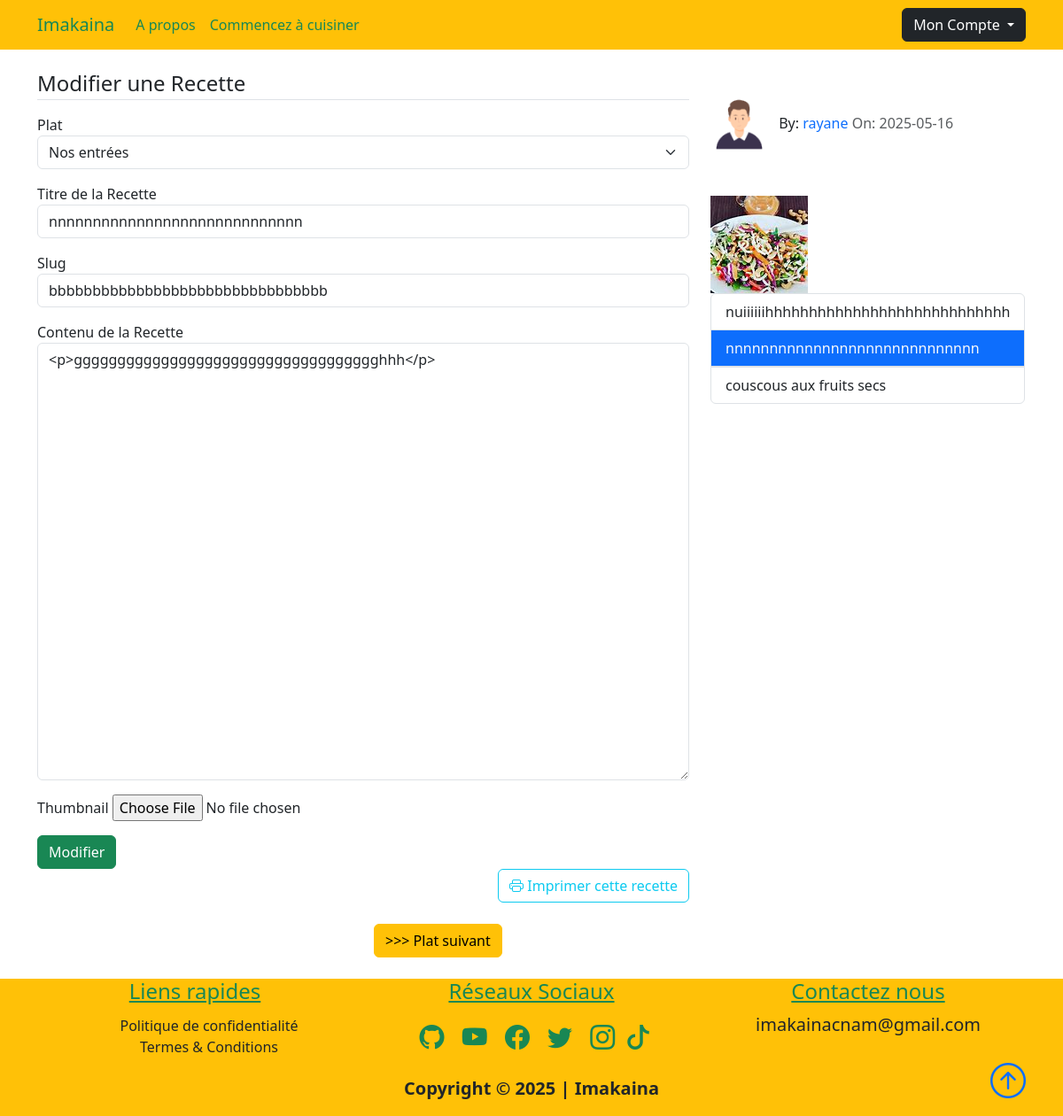
The app's page /Nos entrées/bbbbbbbbbbbbbbbbbbbbbbbbbbbbbbbb/update (signed in) with its own data.
### projet/models.py (models this page shows, shortened)
class Recette(db.Model):
    id = db.Column(db.Integer, primary_key=True, autoincrement=True)
    title = db.Column(db.String(100), nullable=False)
    date_posted = db.Column(db.DateTime, nullable=False, default=datetime.utcnow)
    content = db.Column(db.Text, nullable=False)
    thumbnail = db.Column(db.String(20), nullable=False, default="default_thumbnail.jpg" )
    slug = db.Column(db.String(32), nullable=False)
    is_approved = db.Column(db.Boolean, default=False)
    user_id = db.Column(db.Integer, db.ForeignKey("user.id"), nullable=False)
    plat_id = db.Column(db.Integer, db.ForeignKey("plat.id"), nullable=False)

class User(db.Model, UserMixin):
    id = db.Column(db.Integer, primary_key=True, autoincrement=True)
    fname = db.Column(db.String(25), nullable=False)
    lname = db.Column(db.String(25), nullable=False)
    username = db.Column(db.String(25), unique=True, nullable=False)
    email = db.Column(db.String(125), unique=True, nullable=False)
    image_file = db.Column(db.String(20), nullable=False, default="default.png")
    bio = db.Column(db.Text, nullable=True)
    password = db.Column(db.String(60), nullable=False)
    is_admin = db.Column(db.Boolean, default=False)
    recettes = db.relationship("Recette", backref="author", lazy=True)
    comments = db.relationship("Comment", backref="user", lazy=True)

### projet/recettes/routes.py (the view)
@recettes.route("/<string:plat>/<string:recette_slug>/update", methods=["GET", "POST"])
def update_recette(recette_slug, plat):
    recette = Recette.query.filter_by(slug=recette_slug).first()
    if recette:
        precedent_recette, suivant_recette = get_precedent_suivant_recette(recette)
    recette_id = recette.id if recette else None
    recette = Recette.query.get_or_404(recette_id)
    if recette.author != current_user:
        abort(403)
    form = RecetteUpdateForm()
    if form.validate_on_submit():
        recette.plat_name = form.plat.data
        recette.title = form.title.data
        recette.slug = str(form.slug.data).replace(" ", "-")
        recette.content = form.content.data
        if form.thumbnail.data:
            delete_picture(recette.thumbnail, "static/recette_thumbnails")
            new_picture = save_picture(form.thumbnail.data, "static/recette_thumbnails")
            recette.thumbnail = new_picture
        db.session.commit()
        flash("Votre recette a bien été modifiée!", "success")
        return redirect(
            url_for("recettes.recette", recette_slug=recette.slug, plat=recette.plat_name.title)
        )
    elif request.method == "GET":
        form.plat.data = recette.plat_name.title
        form.title.data = recette.title
        form.slug.data = recette.slug
        form.content.data = recette.content
    return render_template(
        "update_recette.html",
        title="Update | " + recette.title,
        recette=recette,
        precedent_recette=precedent_recette,
        suivant_recette=suivant_recette,
        form=form,
    )

### projet/recettes/forms.py
class RecetteUpdateForm(NewRecetteForm):
    thumbnail = FileField("Thumbnail", validators=[FileAllowed(["jpg", "png"])])
    submit = SubmitField("Update")

### projet/models.py (called while the page is built)
@login_manager.user_loader
def load_user(user_id):
    return User.query.get(int(user_id))

### projet/recettes/forms.py (called while the page is built)
def choice_query():
    return Plat.query

### projet/recettes/helpers.py (called while the page is built)
def get_precedent_suivant_recette(recette):
    plat = recette.plat_name
    for lsn in plat.recettes:
        if lsn.title == recette.title:
            index = plat.recettes.index(lsn)
            precedent_recette = plat.recettes[index - 1] if index > 0 else None
            suivant_recette = (
                plat.recettes[index + 1] if index < len(plat.recettes) - 1 else None
            )
            break
    return precedent_recette, suivant_recette

### projet/templates/update_recette.html (shortened to what this page needs)
{% extends "recette.html"%}
{% block recette %}
<form action="" method="POST" enctype="multipart/form-data">
    <legend class="border-bottom my-3">Modifier une Recette</legend>
    <div class="mb-3">
        {{ form.plat.label(class='form-control-label')}}
        {% if form.plat.errors %}
        {{ form.plat(class='form-contro is-invalid')}}
        <div class="invalid-feedback">
            {% for error in form.plat.errors %}
            <span>{{ error }} </span>
            {% endfor %}
        </div>
        {% else %}
        {{ form.plat(class='form-select')}}
        {% endif %}
    </div>
    <div class="mb-3">
        {{ form.title.label(class='form-control-label')}}
        {% if form.title.errors %}
        {{ form.title(class='form-control is-invalid')}}
        <div class="invalid-feedback">
            {% for error in form.title.errors %}
            <span>{{ error }}</span>
            {% endfor %}
        </div>
        {% else %}
        {{ form.title(class='form-control')}}
        {% endif %}
    </div>
    <div class="mb-3">
        {{ form.slug.label(class='form-control-label')}}
        {% if form.slug.errors %}
        {{ form.slug(class='form-control is-invalid')}}
        <div class="invalid-feedback">
            {% for error in form.slug.errors %}
            <span>{{ error }}</span>
            {% endfor %}
        </div>
        {% else %}
        {{ form.slug(class='form-control')}}
        {% endif %}
    </div>
    <div class="mb-3">
        {{ form.content.label(class='form-control-label')}}
        {% if form.content.errors %}
        {{ form.content(class='form-control is-invalid')}}
        <div class="invalid-feedback">
            {% for error in form.content.errors %}
            <span>{{ error }}</span>
            {% endfor %}
        </div>
        {% else %}
        {{ form.content(class='form-control')}}
        {% endif %}
    </div>
    <div class="mb-3">
        {{ form.thumbnail.label(class='form-control-label')}}
        {{ form.thumbnail(class='form-control-file')}}
    </div>
    <div class="form-group">
        <div class="col-12">
            <button class="btn btn-success" type="submit">Modifier</button>
        </div>
    </div>
</form>
{% endblock recette %}

### projet/templates/recette.html (shortened to what this page needs)
{% extends "layout.html"%}
{% block content %}
<div class="container">
    <div class="row">
        <div class="col-lg-8 col-md-12">
            {% block recette %} {% endblock recette %}
            <div class="text-end mb-4 no-print">
                <a href="{{ url_for('recettes.impression', recette_slug=recette.slug) }}" target="_blank" class="btn btn-outline-info no-print"><i class="bi bi-printer"></i> Imprimer cette recette</a>
            </div>
            <div class="row justify-content-md-center">
                <div class="col-4">
                </div>
                <div class="col-4">
                    {% if suivant_recette %}
                    <a href="{{url_for('recettes.recette', recette_slug=suivant_recette.slug, plat=suivant_recette.plat_name.title)}}">
                        <button class="btn btn-warning" type="button" data-bs-toggle="tooltip" data-bs-placement="top"
                            title="{{suivant_recette.title}}">
                            &gt;&gt;&gt; Plat suivant
                        </button>
                    </a>
                    {% endif %}
                </div>
            </div>
        </div>
        <div class="col-4 no-print">
            <div class="my-5">
                <span>
                    <img class="article-img" src="{{url_for('static',filename='user_pics/'+recette.author.image_file)}}" alt="">
                    By: <a href="#" class="link">{{recette.author.username}}</a>
                    <span class="text-muted">On: {{recette.date_posted.strftime('%Y-%m-%d')}}</span>
                </span>
            </div>
            <img src="{{url_for('static', filename='recette_thumbnails/'+recette.thumbnail)}}" alt="">
            <br>
            <ul class="list-group" style="display:inline-block">
                {% for lsn in recette.plat_name.recettes %}
                {% if lsn.title == recette.title %}
                <li class="list-group-item border active" aria-current="true">
                    <a class="link text-light"
                        href="{{url_for('recettes.recette', recette_slug=lsn.slug, plat=lsn.plat_name.title)}}">{{lsn.title}}</a>
                </li>
                {% else %}
                <li class="list-group-item border" aria-current="false">
                    <a class="link text-dark"
                        href="{{url_for('recettes.recette', recette_slug=lsn.slug, plat=lsn.plat_name.title)}}">{{lsn.title}}</a>
                </li>
                {% endif %}
                {% endfor %}
            </ul>
        </div>
    </div>
    <br>
</div>
{% endblock content %}

### projet/static/main.css (style rules this page uses)
body::before { display: block; content: ''; height: 60px; }
.article-img { height: 65px; width: 65px; margin-right: 8px; }
.link { text-decoration: none; }

### records on screen
Recette: plat "Nos entrées", title "nnnnnnnnnnnnnnnnnnnnnnnnnnnnn", slug "bbbbbbbbbbbbbbbbbbbbbbbbbbbbbbbb", content "<p>ggggggggggggggggggggggggggggggggggghhh</p>", date_posted "2025-05-16", thumbnail (picture)
User: image_file (picture), author.username "rayane"
Recette: title "nuiiiiiihhhhhhhhhhhhhhhhhhhhhhhhhhhh"
Recette: title "couscous aux fruits secs"
